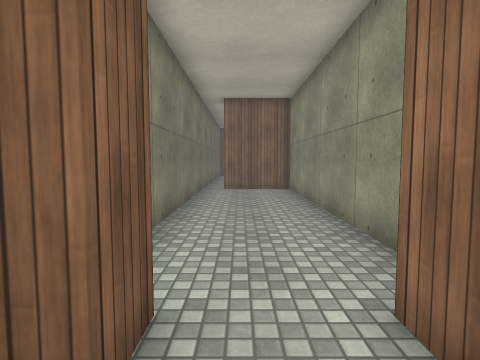
view 1 (above)

13 first-person views from a walk through a scene from a Unity 3-D project. The camera is 1.3 m above the floor, tilts 4° down and sees 80° across. The floor is counted in squares, 1 m on a side. Each view is taken from the middle of a square. On the plan, view 1 faces up. The plan holds only what a view shows up to about 13 squares ahead; the rest is blank. The place goes on beyond the plan. The player is left out. Surface patterns are stand-ins for the level's own textures.

view 2
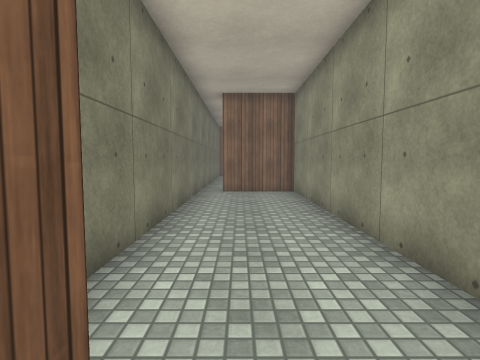

view 3
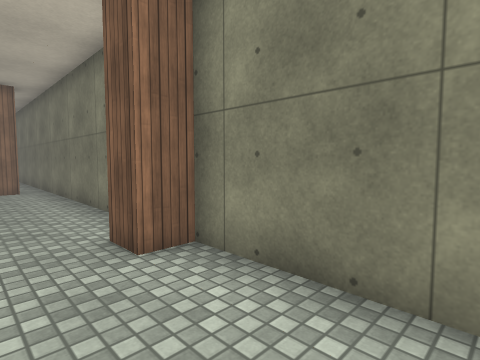

view 4
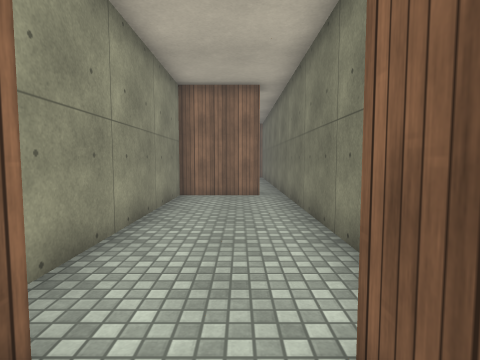

view 5
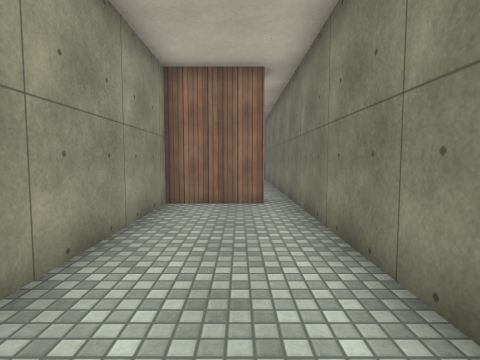

view 6
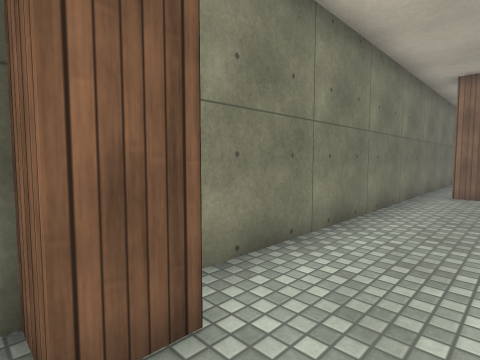

view 7
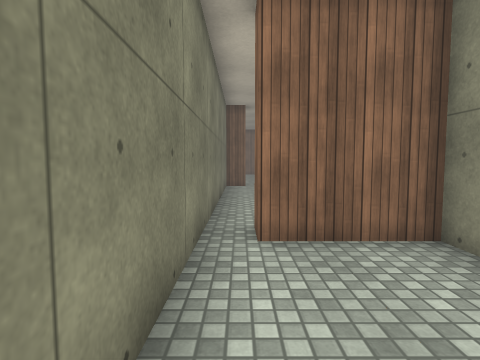

view 8
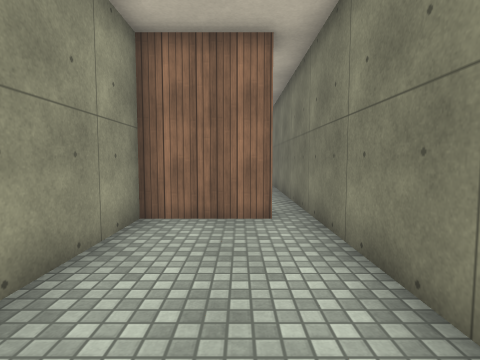

view 9
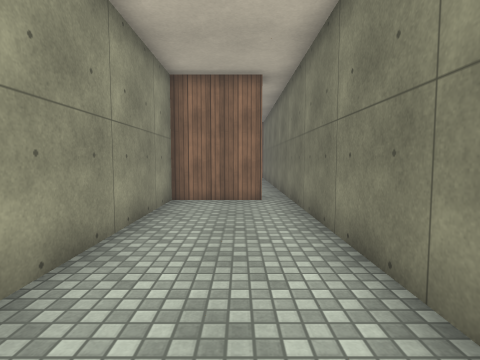

view 10
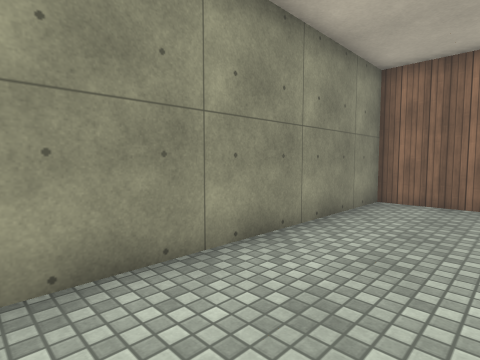

view 11
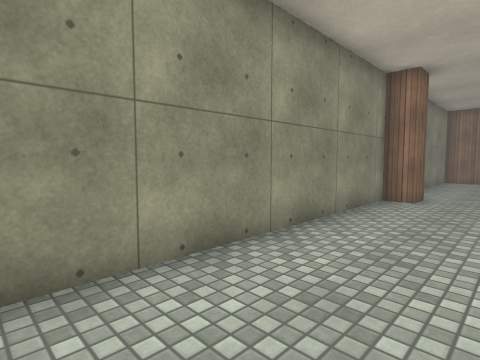

view 12
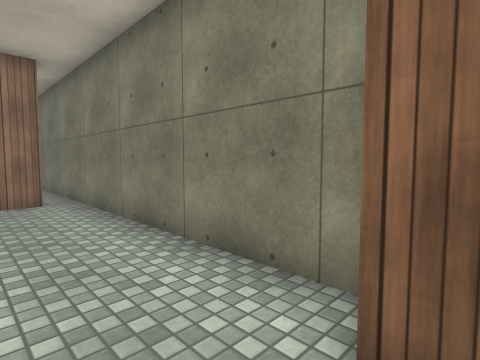

view 13
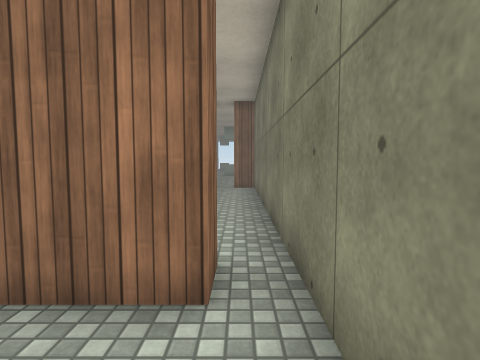

### Floor plan
Points are (right, up) in squares from view 1. A wall is a line through its corners. A room is listed if a view was taken in it or the views show most of it. See-through windows are left out.
Room 1 (views 1, 2, 3, 4, 5, 6, 11, 12, 13)
walls: (1.3, 1.2) (1.3, 2.3) (2.2, 2.3) (2.2, 12.7) (-0.8, 12.7); (-0.7, -7.5) (2.2, -7.5) (2.2, 0.1); (-1.7, 13.4) (-1.7, 2.3) (-0.7, 2.3) (-0.7, 1.3) (-1.7, 1.3) (-1.7, -7.6)
ways out: opening at (-1, -8) to room 2; opening at (-1, 13) to room 3
Room 2 (view 7)
walls: (2.2, -9.2) (2.2, -8.5) (-0.7, -8.5) (-0.7, -7.5); (-1.7, -7.6) (-1.7, -13.5)
ways out: opening at (-1, -8) to room 1
Room 3 (views 8, 9, 10)
walls: (-1.7, 21.1) (-1.7, 13.4); (-0.8, 13.7) (2.2, 13.7) (2.2, 22.9)
ways out: opening at (-1, 13) to room 1

Where each view was taken, in squares from view 1:
view 1: 0 up, 0 right, facing up
view 2: 1 up, 0 right, facing up
view 3: 6 up, 1 right, facing down-left
view 4: 3 up, 0 right, facing down
view 5: 1 up, 0 right, facing down
view 6: 1 up, 1 right, facing up-left
view 7: 13 down, 1 left, facing up
view 8: 20 up, 0 right, facing down
view 9: 23 up, 0 right, facing down
view 10: 23 up, 1 left, facing down-right
view 11: 12 up, 1 left, facing down-right
view 12: 2 up, 1 right, facing down-left
view 13: 5 down, 1 left, facing down
